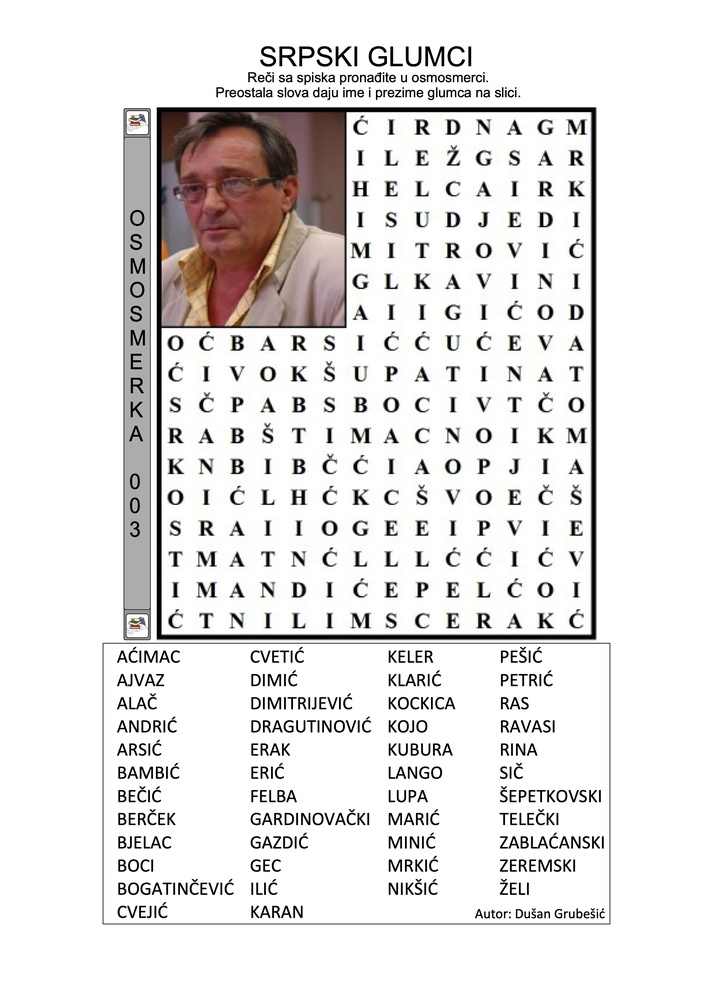
#> input picture data/003-Srpski-glumci - 01.jpg, 706 x 999 px, shrunk from 2441 x 3452 before the run; its folder holds only this picture in this run
$ jupyter execute --allow-errors projekat.ipynb   (shell and % lines are left out)
#> lines starting #> are read from the running program, lines starting #| are printed output that depends on the picture; after the words box and inside, x2 and y2 are one past the last pixel; in counts of white or black regions, pixels touching at a corner belong together
# Detekcija i rešavanje osmosmerke

[cell 1]
from PIL import Image
from pytesseract import Output
import os
import cv2
import pytesseract
import numpy as np
import matplotlib
import matplotlib.pyplot as plt
import json
matplotlib.rcParams['figure.figsize'] = 25, 15

import import_ipynb
from wordsearcher import find_matches
from success_checker import check_cells, check_words, check_matches

[cell 2]
# poboljšanje rezolucije slike na 300 DPI
def change_resolution(image_path):
    image = Image.open(image_path)
    image.save(image_path, dpi=(300, 300))

# učitavanje slike
def load_image(path):
    return cv2.cvtColor(cv2.imread(path), cv2.COLOR_BGR2RGB)

# konvertovanje slike u grayscale
def image_to_gray(image):
    return cv2.cvtColor(image, cv2.COLOR_RGB2GRAY)

# konvertovanje slike u binarnu
def image_to_bin(image_gs):
    height, width = image_gs.shape[0:2]
    image_binary = np.ndarray((height, width), dtype=np.uint8)
    return cv2.threshold(image_gs, 127, 255, cv2.THRESH_BINARY)[1]

# ispravljanje rotirane slike
def skew_correction(image):
    gray = cv2.cvtColor(image, cv2.COLOR_BGR2GRAY)
    gray = cv2.bitwise_not(gray)
    thresh = cv2.threshold(gray, 0, 255, cv2.THRESH_BINARY | cv2.THRESH_OTSU)[1]
    coords = np.column_stack(np.where(thresh > 0))
    angle = cv2.minAreaRect(coords)[-1]
    # cv2.minAreaRect() vraća vrednosti iz intervala [-90, 0)
    if angle == 0:
        return image
    elif angle < -45:
        angle = -(90 + angle)
    else:
        angle = -angle

    h, w = image.shape[:2]
    center = (w // 2, h // 2)
    M = cv2.getRotationMatrix2D(center, angle, 1.0)
    return cv2.warpAffine(image, M, (w, h), flags=cv2.INTER_NEAREST, borderMode=cv2.BORDER_REPLICATE)

# uklanjanje šumova
def smoothing_image(image):
    t1 = cv2.threshold(image, 180, 255, cv2.THRESH_BINARY)[1]
    t2 = cv2.threshold(t1, 0, 255, cv2.THRESH_BINARY + cv2.THRESH_OTSU)[1]
    blur = cv2.medianBlur(t2, 1, 0)
    t3 = cv2.threshold(blur, 0, 255, cv2.THRESH_BINARY + cv2.THRESH_OTSU)[1]
    return t3

# otvaranje = erozija + dilacija
def opening(image):
    kernel = np.ones((3, 3))
    return cv2.morphologyEx(image, cv2.MORPH_OPEN, kernel)

# prikaz slike
# [5 lines left out: function display_image, not called in this run]

# dobavljanje okvira osmosmerke
def find_frame(contours, half_height):
    contours = sorted(contours, key=lambda x: cv2.contourArea(x), reverse=True)
    for i in range(1, len(contours)):
        frame_contour = contours[i]
        x, y, w, h = cv2.boundingRect(frame_contour)
        if y < half_height:
            return (x, y, w, h)

# selektovanje regiona oko slova zadatih reči
def select_letters(image_bin, contours, frame):
    mask = np.zeros(image_bin.shape[:2], dtype=np.uint8)
    sorted_regions = []
    regions_array = []
    for contour in contours:
        x, y, w, h = cv2.boundingRect(contour)
        if h < 100 and h > 20:
            # frame[0] je x koordinata gornjeg levog ćoška frame-a, frame[1] je y koordinata, a frame[3] je visina frame-a
            if x < frame[0] or y > frame[1] + frame[3]:
                cv2.rectangle(mask, (x, y), (x + w, y + h), (255, 0, 0), -1)
    return mask

# isecanje slike na veličinu frame-a
def crop_to_frame(image, frame):
    x, y, w, h = frame
    return image[y:y+h+1, x:x+w+1]

# dobavljanje sortiranih površina unutar kontura
# [18 lines left out: functions get_sorted_areas, remove_image, not called in this run]

# uklanjanje crnog okvira oko osmosmerke
def remove_black_frame(image):
    x, y, w, h = 0, 0, image.shape[1], image.shape[0]
    cv2.rectangle(image, (x, y), (x + w, y + h), (255, 255, 255), 30)

# primena OCR-a za zadate reči
def ocr_words(image):
    d = pytesseract.image_to_data(image, lang='foo', config='--oem 1', output_type=Output.DICT)
    n_boxes = len(d['text'])
    results = []
    confidences = []
    for i in range(n_boxes):
        if d['conf'][i] != '-1':
            results.append(d['text'][i])
            confidences.append(float(d['conf'][i]))

    return d, results, round(sum(confidences) / len(confidences), 2)

# primena OCR-a za osmosmerku
# [20 lines left out: function ocr_wordsearch, not called in this run]

# pomoćna funkcija za prikaz nizova
def display_array(array):
    for elem in array:
        print(elem)

# dodavanje razmaka u osmosmerku zbog algoritma pronalaženja
# [32 lines left out: functions add_white_space, array_to_matrix, concatenate_chars, not called in this run]

## Pretprocesiranje slika

[cell 3]
def preprocess_image(image_path):
    change_resolution(image_path)
#> in change_resolution, image is the input picture: PIL image 706x999 RGB; mean R, G, B 229.8, 227.9, 227.2
    image_color = load_image(image_path)
    image_rotated = skew_correction(image_color)
#> in skew_correction, `thresh = cv2.threshold(gray, 0, 255, cv2.THRESH_BINARY | cv2.THRESH_OT..`:
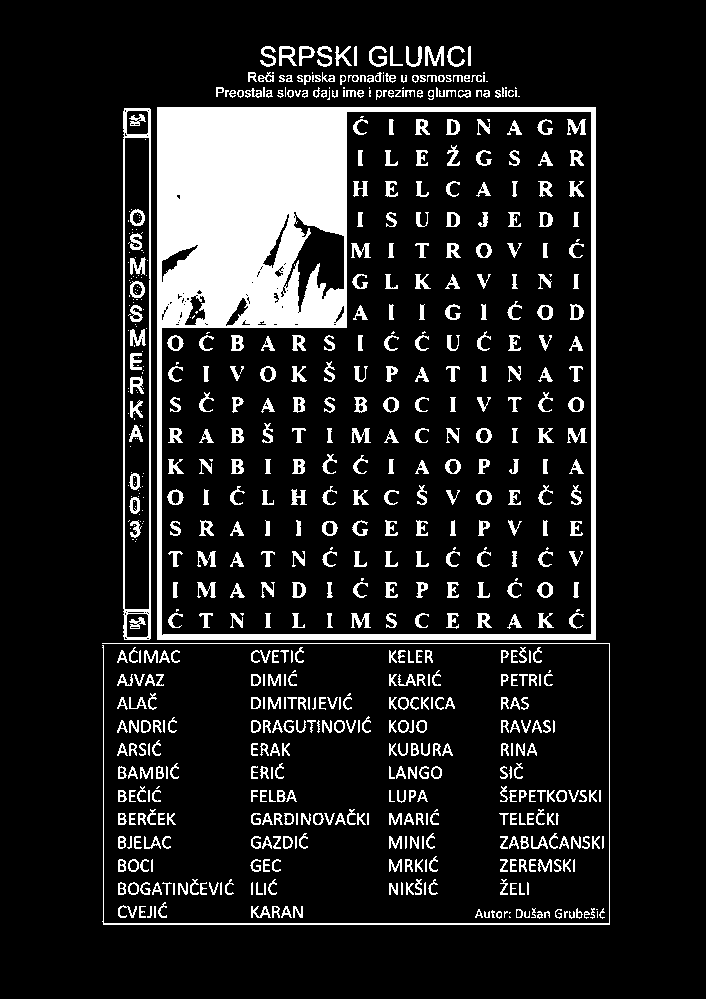
#> thresh: shape (999, 706); 12.7% white; 714 white regions (155 under 20 px), largest, box (x1, y1, x2, y2) and area: (157, 107, 596, 640) 45995, (123, 108, 151, 640) 2564, (102, 643, 610, 925) 2082
#> in skew_correction, `coords = np.column_stack(np.where(thresh > 0))`: coords = 89768 pairs, first value 46 to 924, second value 102 to 609
#> in skew_correction, `angle = cv2.minAreaRect(coords)[-1]`: angle = -90
#> in skew_correction, `angle = -(90 + angle)`: angle = 0
#> in skew_correction, `M = cv2.getRotationMatrix2D(center, angle, 1.0)`: M = [[1, 0, 0], [0, 1, 0]]
    image_bin = image_to_bin(image_to_gray(image_rotated))
#> in image_to_bin, `height, width = image_gs.shape[0:2]`: height = 999; width = 706
#> in image_to_bin, `image_binary = np.ndarray((height, width), dtype=np.uint8)`:
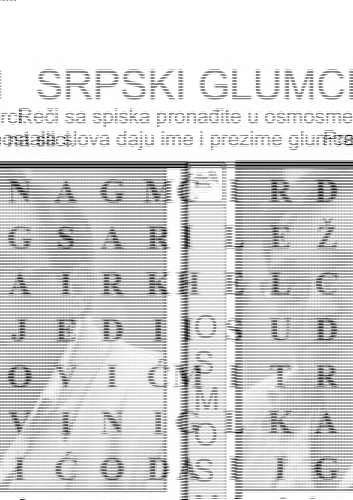
#> image_binary: shape (999, 706) (shown at 1/2 size); min 0, max 255, mean 212.5
    image_smooth = smoothing_image(image_bin)
    image = opening(image_smooth)
#> in opening, `return cv2.morphologyEx(image, cv2.MORPH_OPEN, kernel)`:
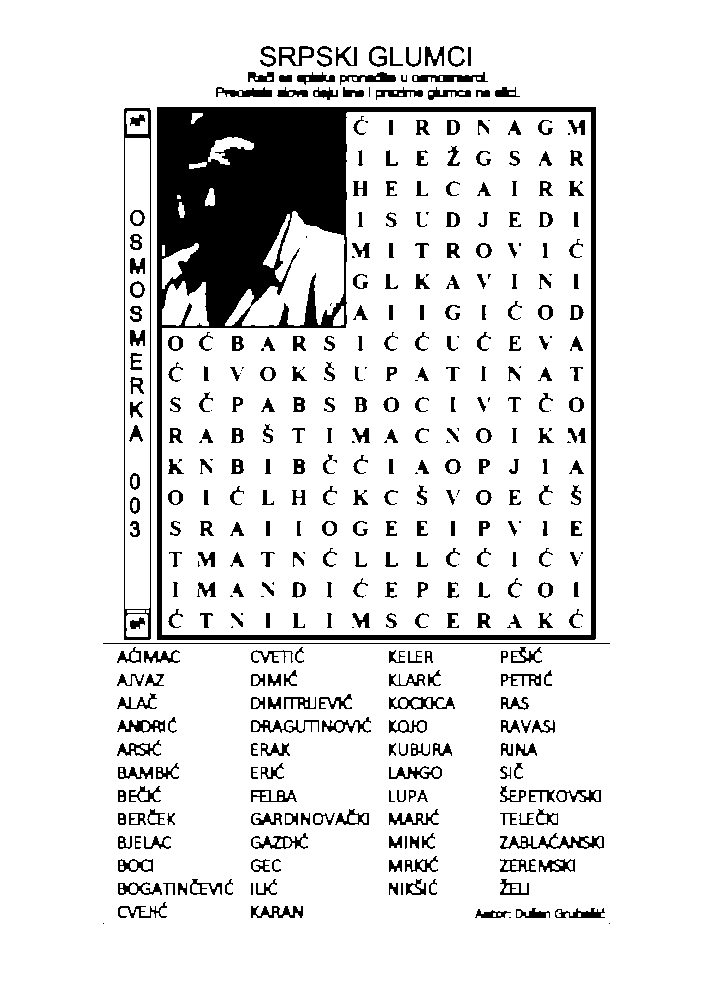
#> returned value: shape (999, 706); 88.9% white; 402 black regions (58 under 20 px)
    return image_color, image

## Detekcija zadatih reči

[cell 4]
def detect_words(image_color, image):
    # prvo pronalazimo okvir osmosmerke, kako bi posmatrali samo reči izvan njega
    contours = cv2.findContours(image.copy(), cv2.RETR_LIST, cv2.CHAIN_APPROX_SIMPLE)[0]
#> contours = 663 contours, 235 with area under 20; largest, box (x1, y1, x2, y2) and area: (0, 0, 706, 999) 703590, (156, 106, 597, 641) 234956, (162, 112, 591, 635) 183617, (123, 107, 152, 641) 14916, (125, 138, 150, 609) 11279
    frame = find_frame(contours, image.shape[0] / 2)
#> the loop in find_frame, `for i in range(1, len(contours)):` made 1 pass
#> (x, y, w, h) on pass 1: (156, 106, 441, 535)
#> frame = (156, 106, 441, 535)
    x, y, w, h = frame
#> x = 156; y = 106; w = 441; h = 535
    cv2.rectangle(image_color, (x, y), (x + w, y + h), (255, 0, 0), -1)
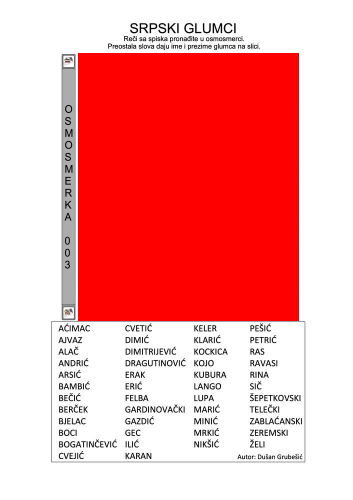
#> image_color: shape (999, 706, 3) (shown at 1/2 size); mean R, G, B 246.4, 160.8, 160.8

    # izolujemo samo regione koji sadrže zadate reči
    mask = select_letters(image, contours, frame)
#> the loop in select_letters, `for contour in contours:` made 663 passes
#> (x, y, w, h) on passes 3, 7, 8: (508, 916, 4, 3), (517, 911, 4, 6), (556, 910, 5, 7)
#> after the loop in select_letters, `for contour in contours:`:
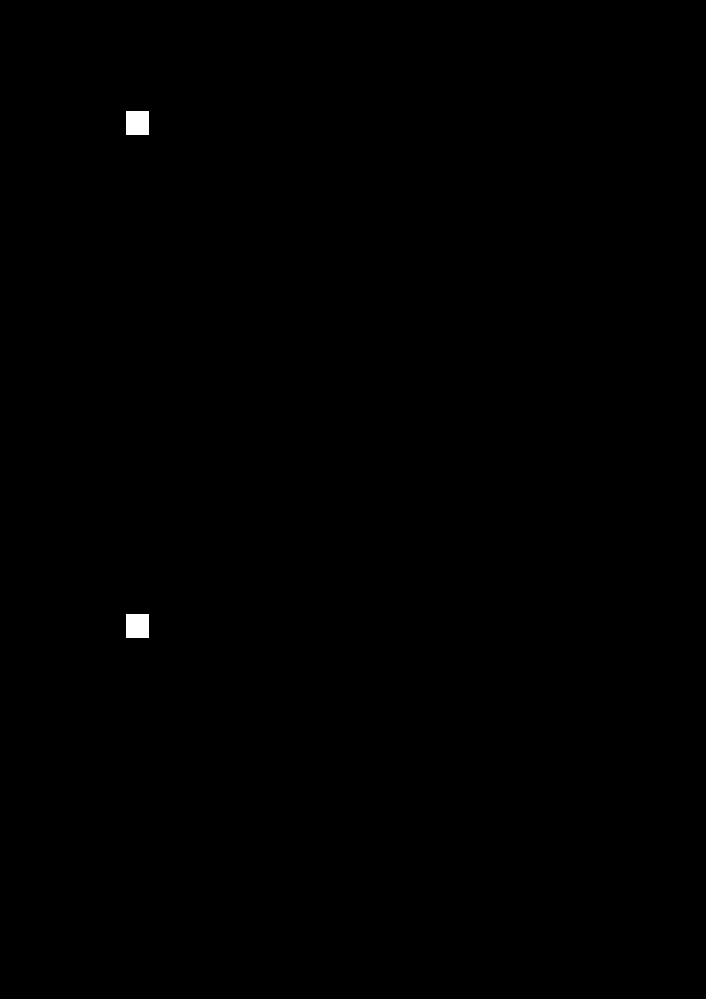
#> mask: shape (999, 706); 0.16% white; 2 white regions, box (x1, y1, x2, y2) and area: (126, 111, 149, 135) 552, (126, 614, 149, 638) 552
    image_words = cv2.bitwise_and(image, image, mask=mask)
#> image_words: shape (999, 706); 0.11% white; 2 white regions, box (x1, y1, x2, y2) and area: (126, 614, 148, 637) 392, (126, 111, 148, 134) 391
    image_words[mask==0] = 255
#> image_words: shape (999, 706); 100% white; 7 black regions (3 under 20 px), largest, box (x1, y1, x2, y2) and area: (130, 617, 145, 629) 106, (130, 114, 145, 126) 102, (126, 111, 149, 135) 57, (126, 614, 149, 638) 48

    dict_words, words, confidence = ocr_words(image_words)

    return image_words, frame, dict_words, words, confidence

## Detekcija slova u osmosmerci

[cell 5]
# [22 lines left out: function detect_wordsearch, not called in this run]

## Rešavanje osmosmerke

## Prikaz i analiza dobijenog rešenja

#> (a cell that did not finish here is left out)

### Primer

#> (a cell that did not finish here is left out)

display_image(image)

#> (a cell that did not finish here is left out)

#> the loop in find_frame (call 2), `for i in range(1, len(contours)):` made 1 pass
#> the loop in select_letters (call 2), `for contour in contours:` made 663 passes

$ run again, on data/028-pdf - 01.jpg
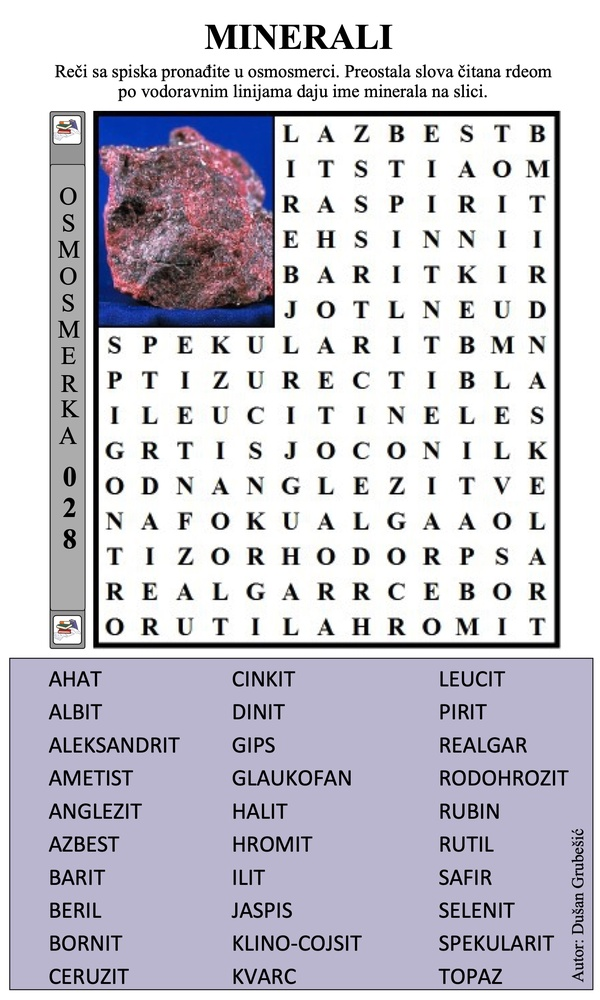
#> input picture data/028-pdf - 01.jpg, 600 x 1000 px, shrunk from 1569 x 2615 before the run
#> in change_resolution, image is the input picture: PIL image 600x1000 RGB; mean R, G, B 200, 197.9, 207.2
#> in skew_correction, `thresh = cv2.threshold(gray, 0, 255, cv2.THRESH_BINARY | cv2.THRESH_OT..`:
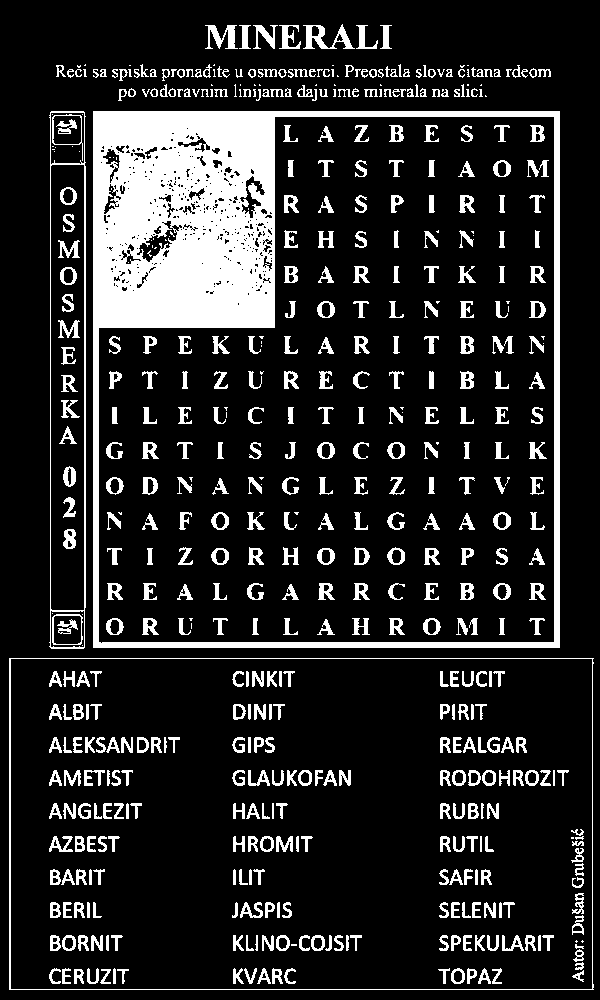
#> thresh: shape (1000, 600); 15.6% white; 564 white regions (89 under 20 px), largest, box (x1, y1, x2, y2) and area: (93, 111, 560, 648) 45710, (9, 658, 594, 990) 2166, (49, 111, 86, 649) 1791
#> coords = 93846 pairs, first value 24 to 989, second value 9 to 593
#> in skew_correction, `angle = cv2.minAreaRect(coords)[-1]`: angle = -90
#> in skew_correction, `angle = -(90 + angle)`: angle = 0
#> M = [[1, 0, 0], [0, 1, 0]]
#> height = 1000; width = 600
#> in detect_words, `contours = cv2.findContours(image.copy(), cv2.RETR_LIST, cv2.CHAIN_APP..`: contours = 671 contours, 289 with area under 20; largest, box (x1, y1, x2, y2) and area: (0, 0, 600, 1000) 598401, (92, 110, 561, 649) 251782, (99, 116, 555, 643) 201496, (8, 657, 594, 991) 194803, (10, 659, 592, 989) 191148
#> the loop in find_frame, `for i in range(1, len(contours)):` made 1 pass
#> (x, y, w, h) on pass 1: (92, 110, 469, 539)
#> frame = (92, 110, 469, 539)
#> in detect_words, `x, y, w, h = frame`: x = 92; y = 110; w = 469; h = 539
#> the loop in select_letters, `for contour in contours:` made 671 passes
#> (x, y, w, h) on passes 3, 5, 7: (454, 971, 8, 11), (105, 971, 8, 11), (52, 971, 10, 11)
#> in detect_words, `image_words[mask==0] = 255`:
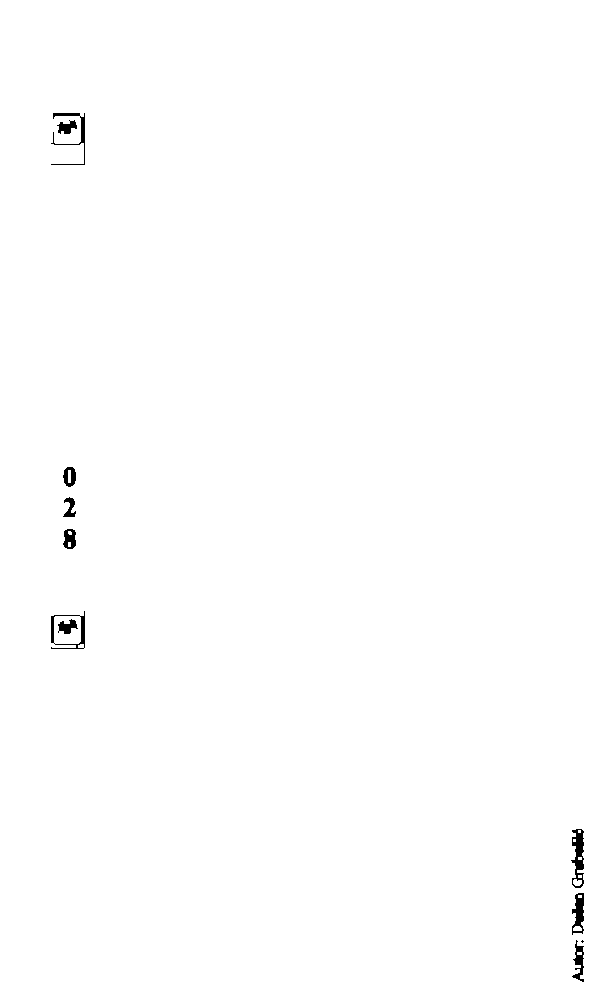
#> image_words: shape (1000, 600); 99.6% white; 11 black regions (1 under 20 px), largest, box (x1, y1, x2, y2) and area: (571, 829, 584, 888) 426, (572, 893, 584, 935) 307, (51, 611, 85, 649) 299
#> the loop in find_frame (call 2), `for i in range(1, len(contours)):` made 1 pass
#> the loop in select_letters (call 2), `for contour in contours:` made 671 passes
